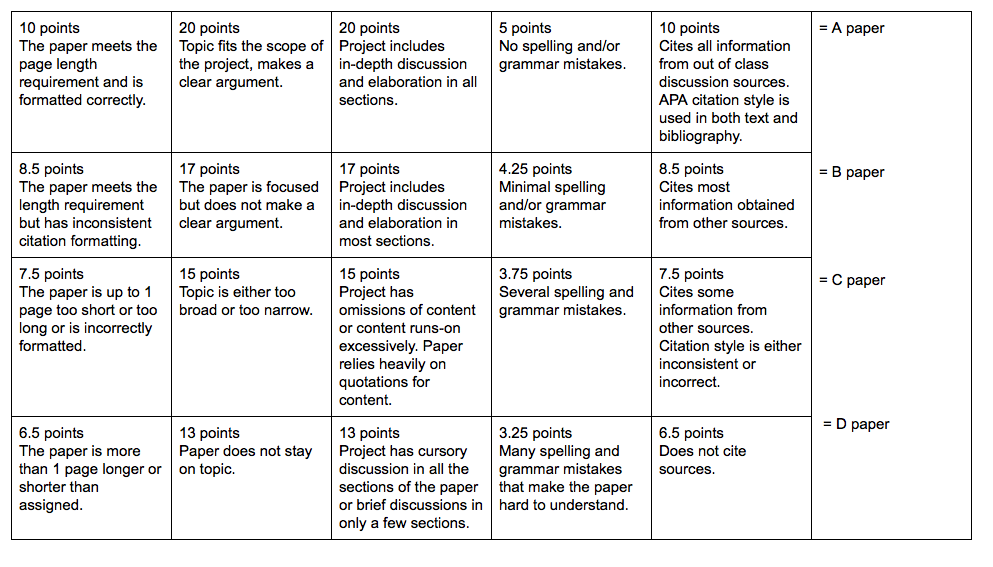
#> input picture resources/img/tabular_data1.png, 993 x 567 px
$ python txt_region_table.py   (older library calls are emulated)
#> lines starting #> are read from the running program, lines starting #| are printed output that depends on the picture; after the words box and inside, x2 and y2 are one past the last pixel; in counts of white or black regions, pixels touching at a corner belong together
import numpy as np
import imutils
import cv2
from matplotlib import pyplot as plt
import pytesseract

imagePath = "../../resources/img/tabular_data1.png"
ori_img = cv2.imread(imagePath, cv2.IMREAD_GRAYSCALE)
#> ori_img: shape (567, 993); min 0, max 255, mean 236.5
ori_img = imutils.resize(ori_img, height=1024)
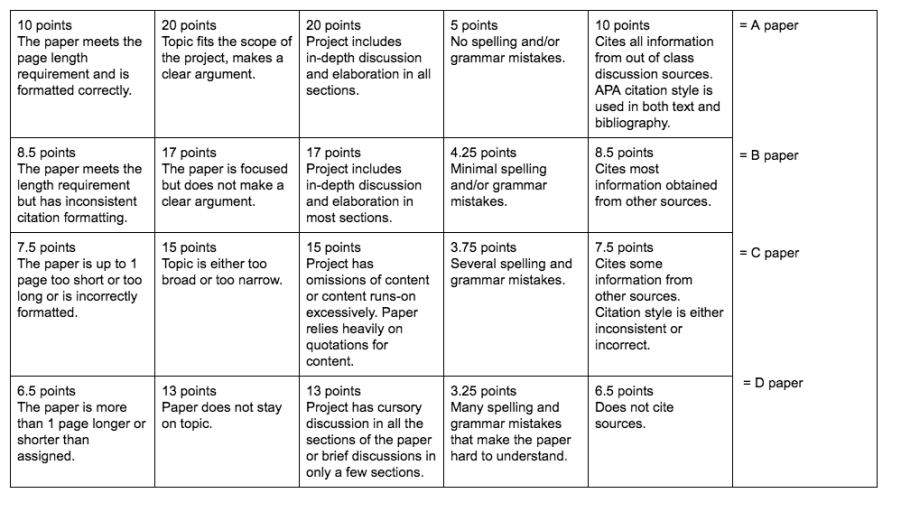
#> ori_img: shape (1024, 1793) (shown at 1/2 size); min 0, max 255, mean 236.5

img = cv2.GaussianBlur(ori_img, (1, 1), 0)
otsu_threshold_img = cv2.threshold(img, 0, 255, cv2.THRESH_BINARY + cv2.THRESH_OTSU)[1]
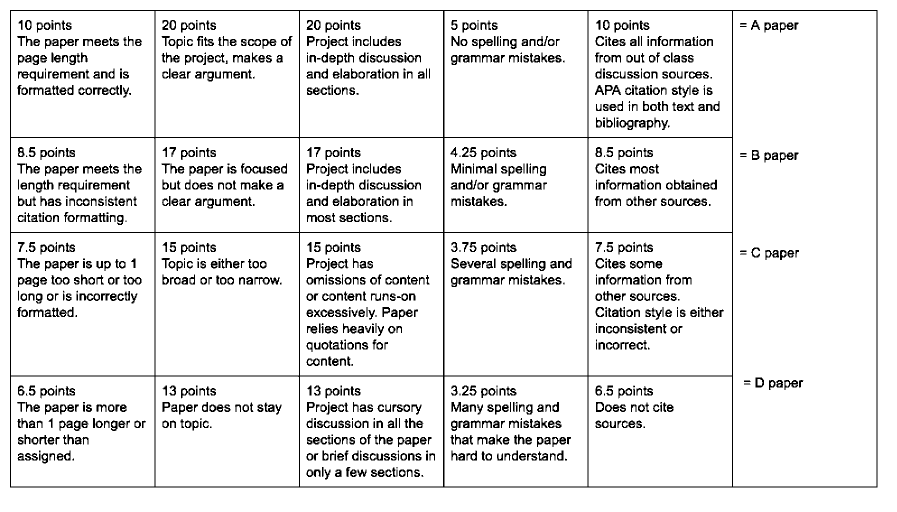
#> otsu_threshold_img: shape (1024, 1793) (shown at 1/2 size); 91.2% white; 1334 black regions (141 under 20 px), largest, box (x1, y1, x2, y2) and area: (20, 20, 1755, 975) 29807, (489, 332, 531, 347) 336, (634, 841, 674, 856) 309

kernel = np.ones((1, 1), np.uint8)
otsu_threshold_img = cv2.dilate(otsu_threshold_img, kernel, iterations=1)
otsu_threshold_img = cv2.erode(otsu_threshold_img, kernel, iterations=2)

# [4 lines of commented-out code are left out]

rectKernel = cv2.getStructuringElement(cv2.MORPH_RECT, (20, 35))
openRectKernel = cv2.getStructuringElement(cv2.MORPH_RECT, (10, 10))
black_hat = cv2.morphologyEx(otsu_threshold_img, cv2.MORPH_BLACKHAT, rectKernel)
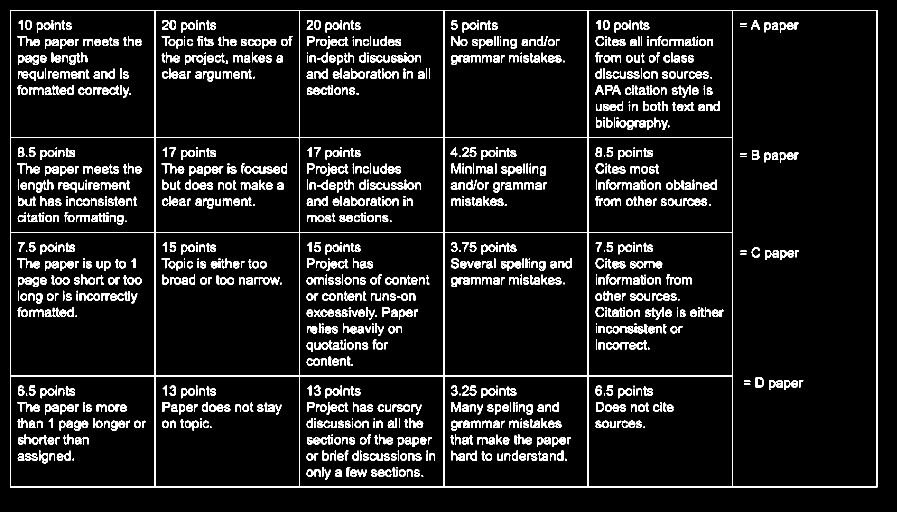
#> black_hat: shape (1024, 1793) (shown at 1/2 size); 8.8% white; 1334 white regions (141 under 20 px), largest, box (x1, y1, x2, y2) and area: (20, 20, 1755, 975) 29807, (489, 332, 531, 347) 336, (634, 841, 674, 856) 309

gradX = cv2.Sobel(black_hat, ddepth=cv2.CV_32F, dx=1, dy=0, ksize=-1)
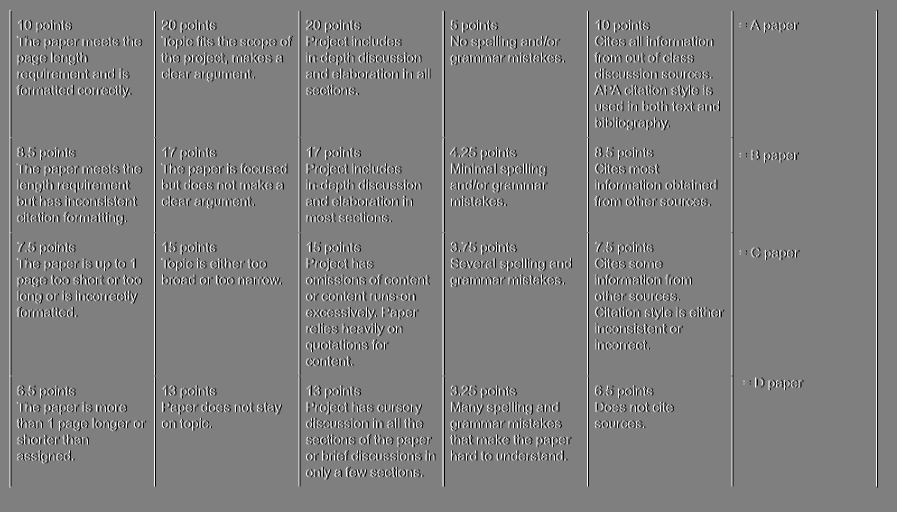
#> gradX: shape (1024, 1793) float32 (shown at 1/2 size); min -4080, max 4080, mean 0; drawn with min black and max white
gradX = np.absolute(gradX)
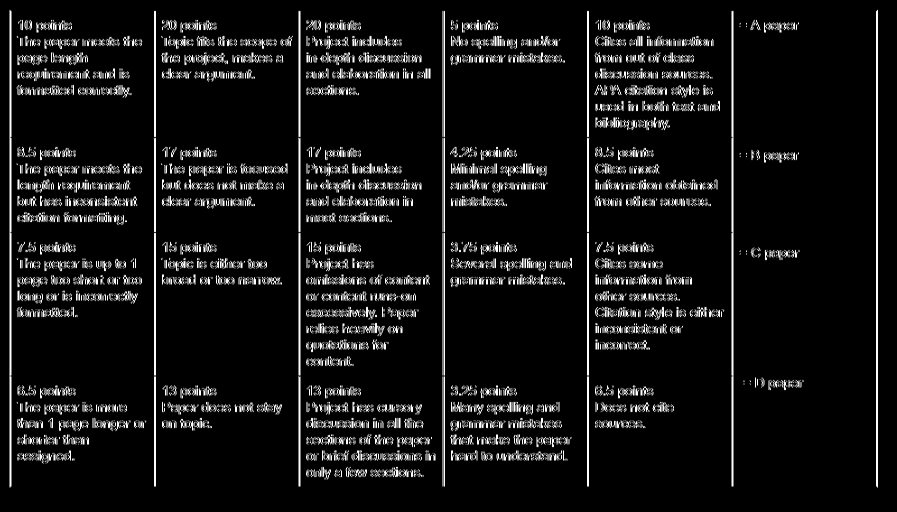
#> gradX: shape (1024, 1793) float32 (shown at 1/2 size); min 0, max 4080, mean 316.9; drawn with min black and max white
(minVal, maxVal) = (np.min(gradX), np.max(gradX))
#> minVal = 0; maxVal = 4080

if (maxVal - minVal) > 0:
    gradX = (255 * ((gradX - minVal) / (maxVal - minVal))).astype("uint8")

gradX_thresh = cv2.morphologyEx(gradX, cv2.MORPH_CLOSE, rectKernel)
gradX_thresh = cv2.morphologyEx(gradX_thresh, cv2.MORPH_OPEN, rectKernel)
gradX_thresh = cv2.threshold(gradX_thresh, 0, 255, cv2.THRESH_BINARY | cv2.THRESH_OTSU)[1]
#> gradX_thresh: shape (1024, 1793); 28.3% white; 20 white regions, largest, box (x1, y1, x2, y2) and area: (599, 484, 834, 732) 44292, (1176, 40, 1428, 255) 43801, (599, 771, 866, 954) 41416

# sqKernel = cv2.getStructuringElement(cv2.MORPH_RECT, (15, 15))
# gradX_thresh = cv2.morphologyEx(gradX_thresh, cv2.MORPH_CLOSE, sqKernel)

kernel2 = np.ones((2, 2), np.uint8)
gradX_thresh = cv2.erode(gradX_thresh, kernel2, iterations=2)
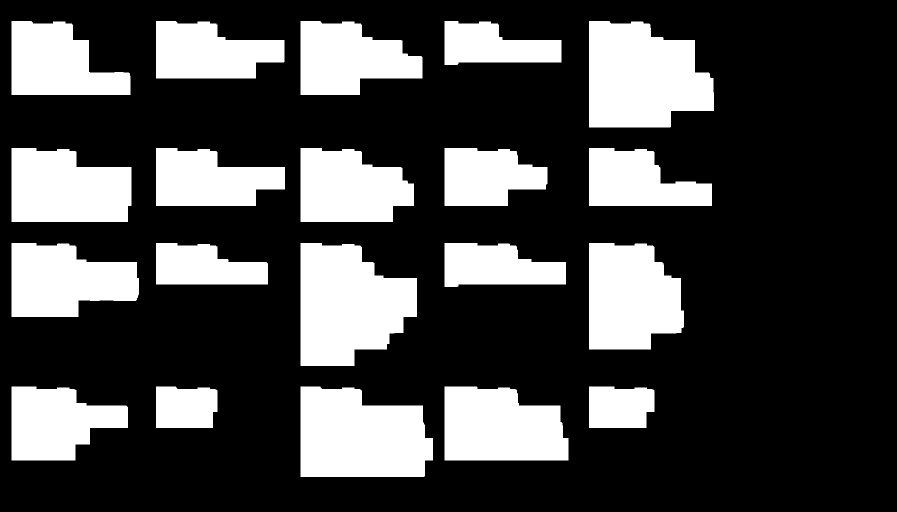
#> gradX_thresh: shape (1024, 1793) (shown at 1/2 size); 27.5% white; 20 white regions

# find contours in the thresholded image and sort them by their
# size
cnts = cv2.findContours(gradX_thresh.copy(), cv2.RETR_EXTERNAL,  cv2.CHAIN_APPROX_SIMPLE)[-2]
#> cnts = 20 contours; largest, box (x1, y1, x2, y2) and area: (601, 486, 834, 732) 42850, (1178, 42, 1428, 255) 42408, (601, 773, 866, 954) 40074, (1178, 486, 1368, 699) 33740, (889, 773, 1137, 921) 31240
cnts = sorted(cnts, key=cv2.contourArea, reverse=True)

# loop over the contours
roiList = []
for c in cnts:
    # compute the bounding box of the contour and use the contour to
    # compute the aspect ratio and coverage ratio of the bounding box
    # width to the width of the image
    (x, y, w, h) = cv2.boundingRect(c)
    ar = w / float(h)
    crWidth = w / float(ori_img.shape[1])

    # check to see if the aspect ratio and coverage width are within
    # acceptable criteria

    if ar > 0 and crWidth > 0:
        # pad the bounding box since we applied erosions and now need
        # to re-grow it
        pX = int((x + w) * 0.03)
        pY = int((y + h) * 0.03)
        (x, y) = (x - pX, y - pY)
        (w, h) = (w + (pX * 2), h + (pY * 2))

        # extract the ROI from the image and draw a bounding box
        # surrounding the MRZ
        # roiList.append(image[y:y + h, x:x + w].copy())
        cv2.rectangle(ori_img, (x, y), (x + w, y + h), (0, 255, 0), 2)
#> this loop made 20 passes
#> (x, y, w, h, ar, crWidth, pX, pY) on passes 1 to 12: (576, 465, 283, 288, 0.947, 0.13, 25, 21), (1136, 35, 334, 227, 1.17, 0.139, 42, 7), (576, 745, 315, 237, 1.46, 0.148, 25, 28), (1137, 466, 272, 253, 0.892, 0.106, 41, 20), (855, 746, 316, 202, 1.68, 0.138, 34, 27), (16, 283, 254, 174, 1.62, 0.134, 7, 13), (15, 467, 271, 186, 1.72, 0.142, 8, 19), (577, 283, 275, 174, 1.53, 0.127, 24, 13), (576, 37, 294, 158, 1.65, 0.136, 25, 5), (16, 37, 252, 158, 1.61, 0.133, 7, 5), (16, 746, 247, 202, 1.57, 0.13, 7, 27), (295, 284, 292, 140, 2.22, 0.144, 17, 12)
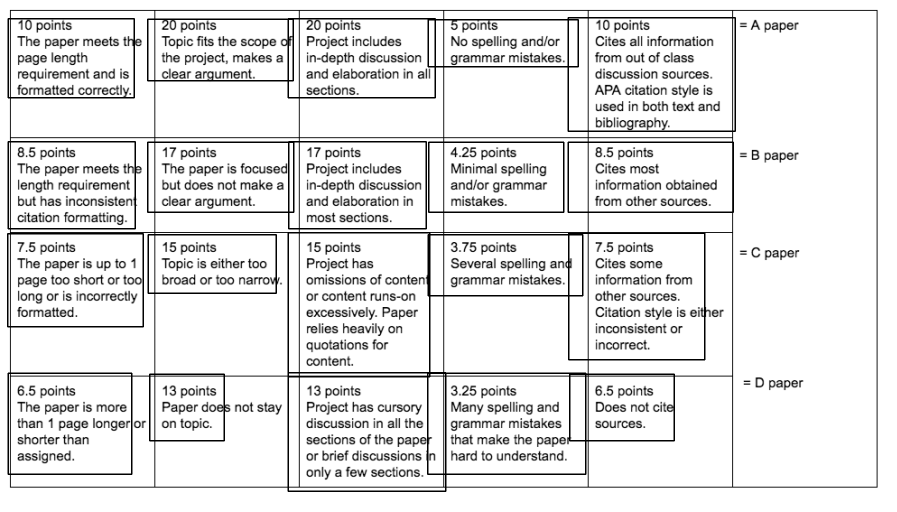
#> ori_img: shape (1024, 1793) (shown at 1/2 size); 2.86% of pixels changed, all inside (x1, y1, x2, y2) = (14, 34, 1472, 984)
        # cv2.imshow("ROI-" + str(thisIndex), roi)


cv2.imshow("gradX_thresh", gradX_thresh)
cv2.imshow("ori_img", ori_img)
cv2.waitKey(0)
cv2.destroyAllWindows()
exit(0)
#> (the program exits here)

$ run again, with resources/img/table_data_with_long_text.png copied over resources/img/tabular_data1.png
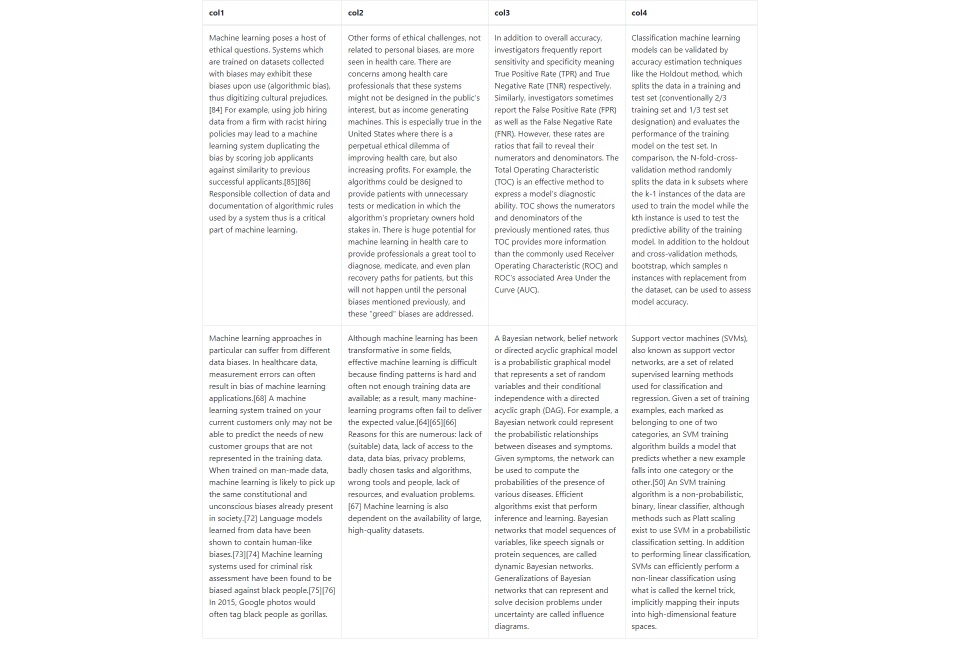
#> input picture resources/img/table_data_with_long_text.png, 1920 x 1293 px (shown at 1/2 size)
#> otsu_threshold_img: shape (1024, 1520); 94% white; black in thin lines or dots, all inside (x1, y1, x2, y2) = (331, 15, 1189, 1000)
#> minVal = 0; maxVal = 4080
#> `gradX_thresh = cv2.erode(gradX_thresh, kernel2, iterations=2)`:
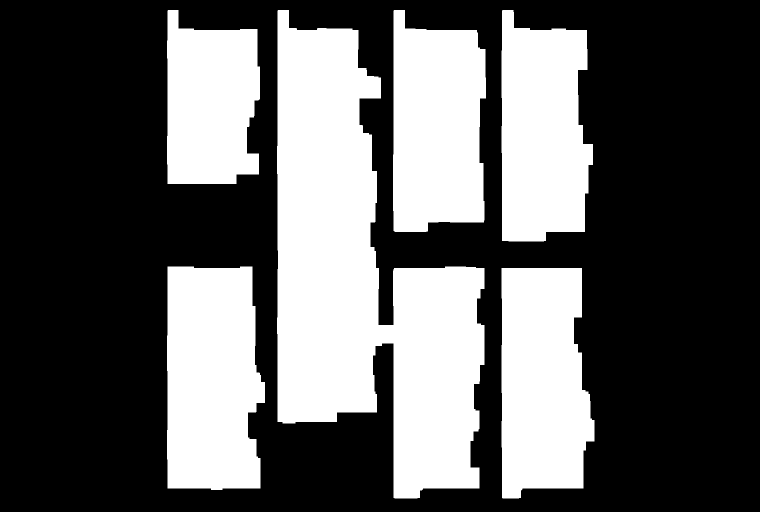
#> gradX_thresh: shape (1024, 1520) (shown at 1/2 size); 36.8% white; 6 white regions
#> cnts = 6 contours; box (x1, y1, x2, y2) and area: (554, 20, 969, 997) 224860, (334, 533, 530, 980) 77866, (1003, 536, 1189, 997) 72309, (786, 20, 972, 464) 70220, (1003, 20, 1186, 483) 69181, (334, 20, 520, 368) 54062
#> the loop `for c in cnts:` made 6 passes
#> (x, y, w, h, ar, crWidth, pX, pY) on passes 1 to 6: (525, -9, 473, 1035, 0.425, 0.273, 29, 29), (319, 504, 226, 505, 0.438, 0.129, 15, 29), (968, 507, 256, 519, 0.403, 0.122, 35, 29), (757, 7, 244, 470, 0.419, 0.122, 29, 13), (968, 6, 253, 491, 0.395, 0.12, 35, 14), (319, 9, 216, 370, 0.534, 0.122, 15, 11)
#> after the loop `for c in cnts:`:
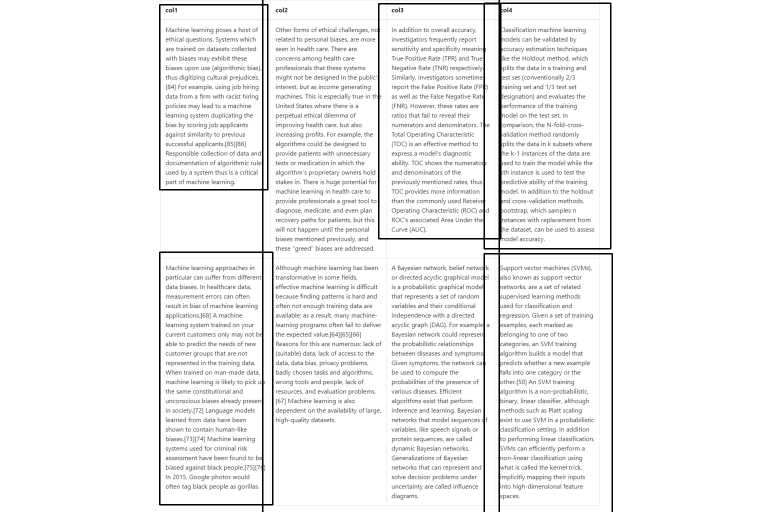
#> ori_img: shape (1024, 1520) (shown at 1/2 size); min 0, max 255, mean 241.7
